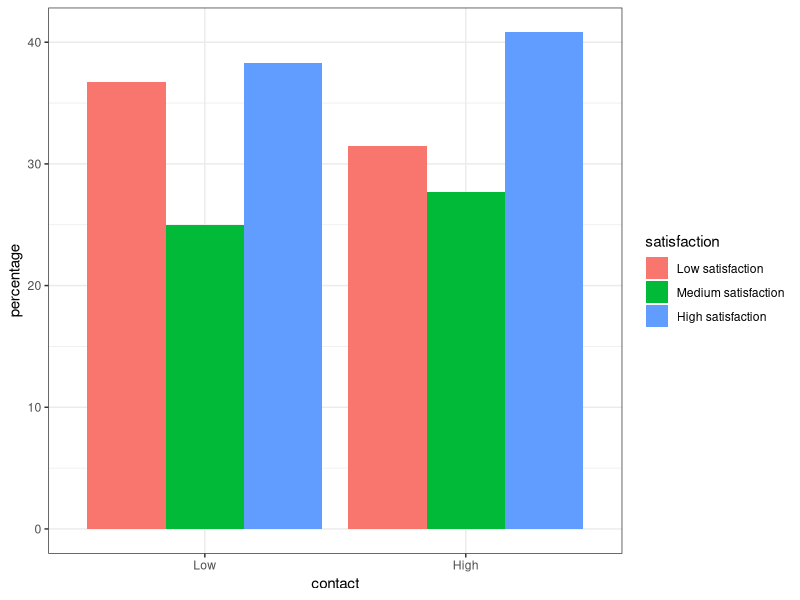
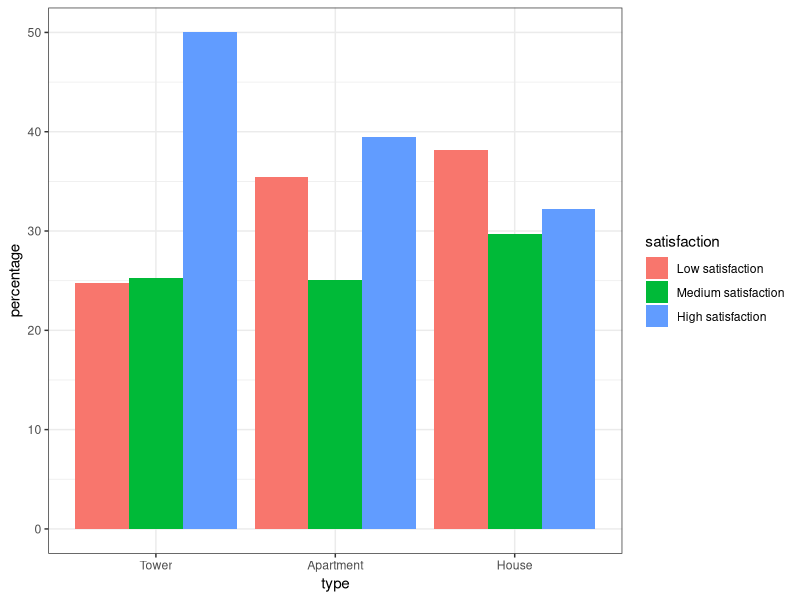

R code for these plots, in order: (Note: this script raises an error after producing the figures.)
## ---- chunk 1
knitr::opts_chunk$set(echo = TRUE, 
                      message = F, 
                      warning = F)
library(MASS) # for ordinal
library(tidyverse)
library(nnet) # for multinomial
theme_set(theme_bw())
## ---- chunk 2
data_copen = tibble(type = rep(c("Tower", "Apartment", "House"), each = 6), 
                    contact = rep(rep(c("Low", "High"), each = 3), 3),
                    satisfaction = rep(c("Low satisfaction", "Medium satisfaction", "High satisfaction"), 6), 
                    n = c(c(65, 54, 100, 34, 47, 100), 
                          c(130, 76, 111, 141, 116, 191), 
                          c(67, 48, 62, 130, 105, 104))) %>% 
  mutate(contact = factor(contact, levels = c("Low", "High")), 
         type = factor(type, levels = c("Tower", "Apartment", "House")), 
         satisfaction = factor(satisfaction, levels = c("Low satisfaction", "Medium satisfaction", "High satisfaction")))
## ---- chunk 3
data_SC = data_copen %>% 
  group_by(contact, satisfaction) %>% 
  summarise(n = sum(n)) %>% 
  group_by(contact) %>% 
  mutate(n_total = sum(n), 
         percentage = n * 100 / n_total) %>% 
  select(-n_total, -n)

data_SC %>% 
  spread(key = satisfaction, value = percentage) %>% knitr::kable()
data_SC %>% 
  ggplot(aes(x = contact, y = percentage, fill = satisfaction)) +
  geom_bar(stat = "identity", position = position_dodge())
## ---- chunk 4
data_ST = data_copen %>% 
  group_by(type, satisfaction) %>% 
  summarise(n = sum(n)) %>% 
  group_by(type) %>% 
  mutate(n_total = sum(n), 
         percentage = n * 100 / n_total) %>% 
  select(-n_total, -n) 

data_ST %>% 
  spread(key = satisfaction, value = percentage) %>% knitr::kable()
data_ST %>% 
  ggplot(aes(x = type, y = percentage, fill = satisfaction)) +
  geom_bar(stat = "identity", position=position_dodge())
## ---- chunk 5
data_nom = data_copen %>% 
  spread(key = satisfaction, value = n)

fit.mult = multinom(cbind(`Low satisfaction`, `Medium satisfaction`, `High satisfaction`) ~ type + contact, data = data_nom)

res.mult = summary(fit.mult)
res.odds = tibble("type=Apartment" = rep(0,2), 
                  "type=House" = rep(0,2),
                  "contact=High" = rep(0,2))
rownames(res.odds) = c("Medium satisfaction", "High satisfaction")
for (i in 1:nrow(res.odds)) {
  for (j in 1:ncol(res.odds)) {
    res.odds[i,j] = paste(round(exp(res.mult$coefficients[i,j+1]), 3),
                          ", CI = (", 
                          round(exp(res.mult$coefficients[i,j+1] + qnorm(0.025) * res.mult$standard.errors[i,j+1]), 3), 
                          ", ", 
                          round(exp(res.mult$coefficients[i,j+1] - qnorm(0.025) * res.mult$standard.errors[i,j+1]), 3), 
                          ")", sep = "")
  }
}

res.odds %>% knitr::kable()
## ---- chunk 6
pihat = predict(fit.mult, type = 'probs') 
m = rowSums(data_nom[,3:5])
res.pearson = (data_nom[,3:5] - pihat * m) / sqrt(pihat * m) # pearson residuals 

G.stat = sum(res.pearson ^ 2) # Generalized Pearson Chisq Stat
pval.G = 1 - pchisq(G.stat, df = (6 - 4) * (3 - 1)) # n = 6, p = 4, J = 3

D.stat = sum(2 * data_nom[,3:5] * log(data_nom[,3:5] / (m * pihat)))
pval.D = 1 - pchisq(D.stat, df = (6 - 4) * (3 - 1))
## ---- chunk 7
fit.ord = polr(satisfaction ~ type + contact, data = data_copen, weights = n)

res.ord = summary(fit.ord)
res.ord$coefficients %>% knitr::kable()
## ---- chunk 8
pihat = predict(fit.ord, data_nom, type = 'p')
m = rowSums(cbind(data_nom$`Low satisfaction`, data_nom$`Medium satisfaction`, data_nom$`High satisfaction`))
res.pearson = (data_nom[,3:5] - pihat * m) / sqrt(pihat * m)
cbind(type = data_nom$type, contact = data_nom$contact, res.pearson) %>% knitr::kable()
